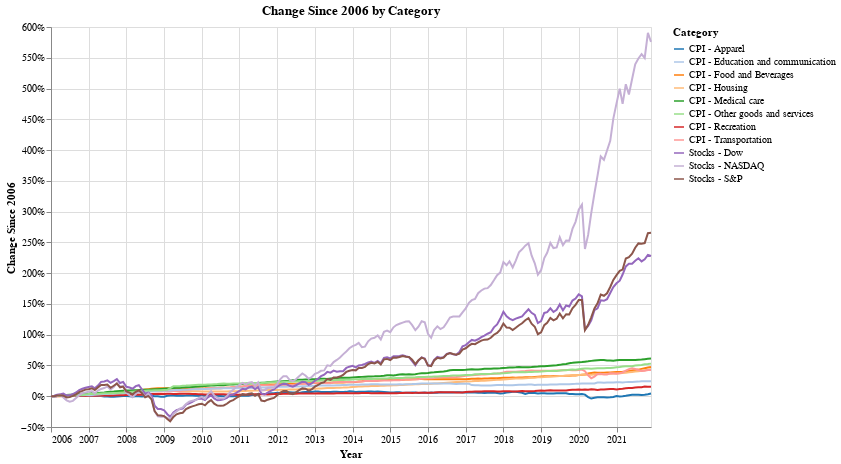

Notebook source saved alongside this figure:
### Code cell
# Line Chart
alt.Chart(df[['date','change','Category']][(df['date'] >= start_date) & (df['date'] <= end_date)], title='Change Since ' + str(start_year) +' by Category').mark_line().encode(
    x = alt.X('date', title = 'Year'),
    y = alt.Y('change', title='Change Since ' + str(start_year), axis=alt.Axis(format='%')),
    color = alt.Color('Category', scale=alt.Scale(scheme = c_scheme)),
    tooltip = 'Category'
).properties(height=400, width=600)#.interactive()

### Figure 1 — Vega-Lite specification as saved in the notebook (floating-point values rounded to 4 significant figures; data arrays with more than 128 entries replaced by an {"elided": "..."} marker saying what was removed)
{"config": {"view": {"continuousWidth": 400, "continuousHeight": 300}}, "data": {"name": "data-6f49687474773b25aa474ad4f538dc31"}, "mark": "line", "encoding": {"color": {"field": "Category", "scale": {"scheme": "category20"}, "type": "nominal"}, "tooltip": {"field": "Category", "type": "nominal"}, "x": {"field": "date", "title": "Year", "type": "temporal"}, "y": {"axis": {"format": "%"}, "field": "change", "title": "Change Since 2006", "type": "quantitative"}}, "height": 400, "title": "Change Since 2006 by Category", "width": 600, "$schema": "https://vega.github.io/schema/vega-lite/v4.17.0.json", "datasets": {"data-6f49687474773b25aa474ad4f538dc31": {"elided": "2112 records"}}}
